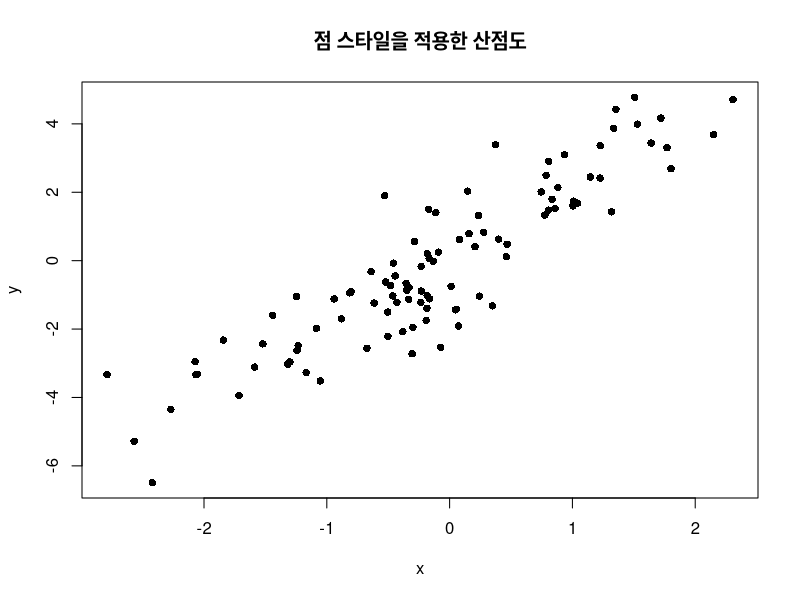
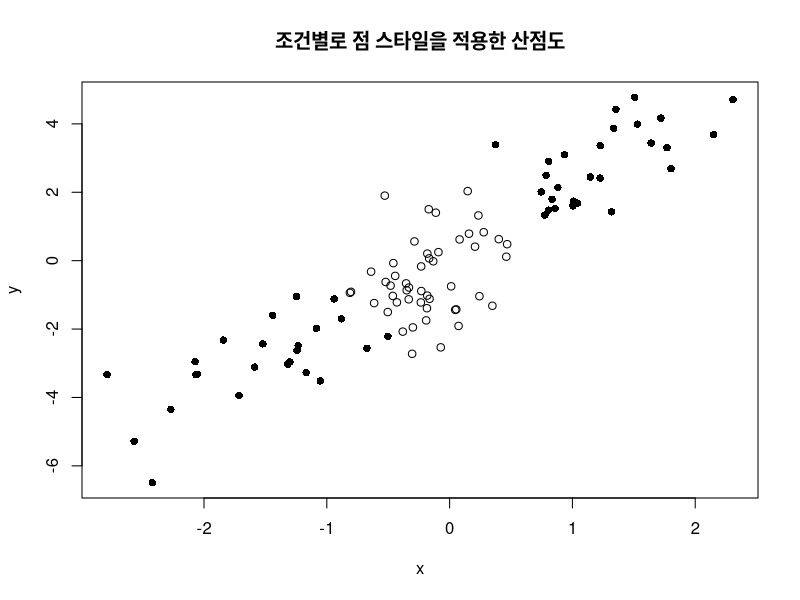
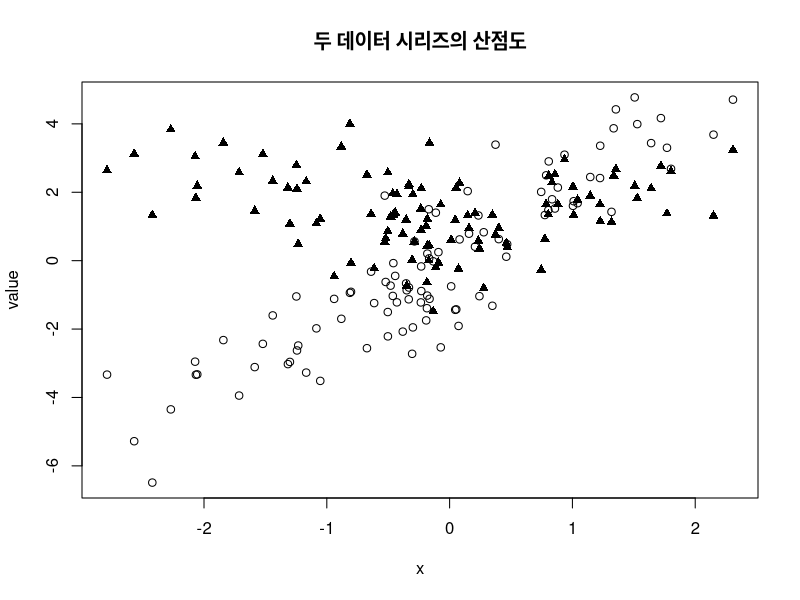
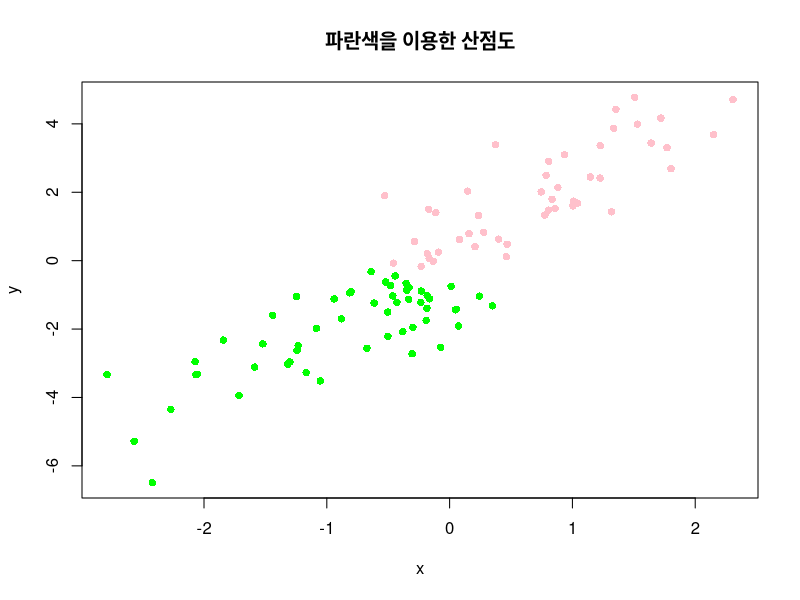
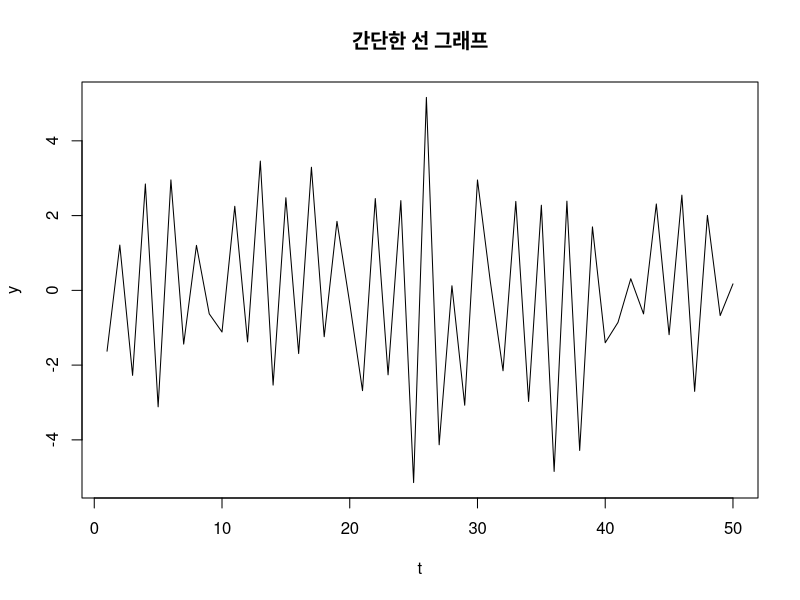

R code for these plots, in order: (Note: this script raises an error after producing the figures.)
# 데이터 시각화 하기
# 산점도 만들기
x <- rnorm(100)
y <- 2 * x + rnorm(100)
plot (x, y, pch = 16,
      main = "점 스타일을 적용한 산점도")

plot (x, y, pch = ifelse(x*y > 1, 16, 1),
      main = "조건별로 점 스타일을 적용한 산점도")

z <- sqrt(1+x^2) + rnorm(100)

plot (x, y, pch = 1, 
     xlim = range(x), ylim = range(y,z),
     xlab = "x", ylab = "value")

points(x, z, pch = 17)
title("두 데이터 시리즈의 산점도")

plot(x, y, pch = 16, 
     col =  ifelse(y >= mean(y), "pink", "green"),
     main = "파란색을 이용한 산점도")

# 선그래프 만들기
# 시계열 데이터는 선 그래프가 시간에 따른 추세와 
# 변동을 보여 주기에 유용함.

t <- 1:50
y <- 3 * sin(t * 60) + rnorm(t)

plot (t, y, type = "l", 
      main = "간단한 선 그래프")

install.packages("nycflights13")      
install.packages("babynames")

data("flights", package = "nycflights13")
carriers <- table(flights$carrier)
carriers
sorted_carriers <- sort(carriers, decreasing = T)
sorted_carriers
barplot ( 
          head(sorted_carriers, 8),
          ylim = c(0, max(sorted_carriers) * 1.1),
          xlab = "Carrier", ylab = "Flights",
          main = "가장 많은 항공 편수를 기록한 상위 8개 항공사"
        )

flight_speed <- flights$distance / flights$air_time
hist(flight_speed, main = "비행 속도의 히스토그램램")

























































